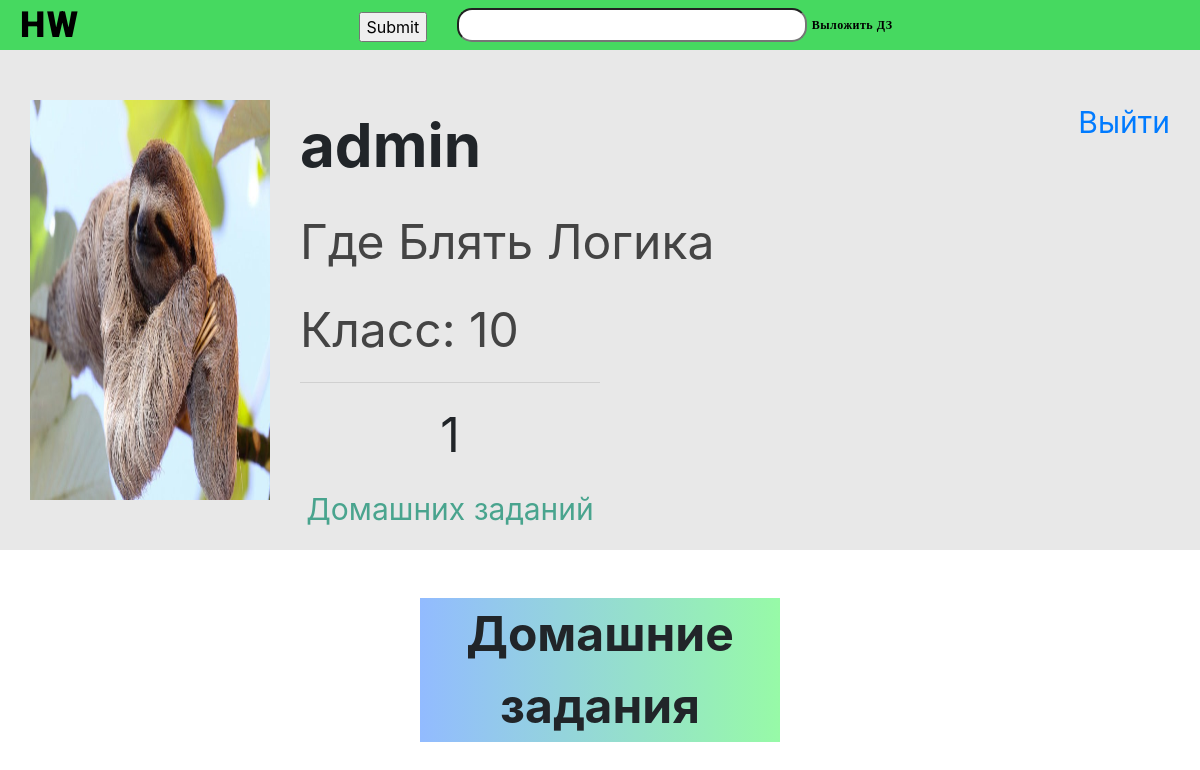
The app's page /id3 (signed in) with its own data.
### users/models.py (models this page shows, shortened)
class UserProfile(models.Model):
	user = models.OneToOneField(User, related_name='profile', on_delete=models.CASCADE)
	name = models.CharField(max_length=15, blank=True)
	surname = models.CharField(max_length=15, blank=True)
	grade = models.IntegerField(choices=create_grades(), default=1)
	photo = models.ImageField(upload_to=upload_location, default='users/default.jpg')

class User(AbstractBaseUser):
	username = models.CharField(max_length=20, unique=True)
	admin = models.BooleanField(default=False)
	staff = models.BooleanField(default=False)
	USERNAME_FIELD = 'username'
	REQUIRED_FIELDS = []
	objects = UserManager()

### users/views.py (the view)
# urls.py: path('id<int:id_>', views.profile, name='profile'),
@login_required
def profile(request, id_):
	user = User.objects.all().get(id__exact=id_)
	print(user.username)
	profile = user.profile
	homeworks = Homework.objects.all().publisher(user)
	context = {'user':request.user, 'page_user':user, 'profile':profile, 'homeworks':homeworks}
	return render(request, 'users/profile.html', context)

### homeworks/models.py (called while the page is built)
	def publisher(self, user):
		return self.filter(
			publisher__exact = user)

	def get_queryset(self):
		return HomeworkQuerySet(self.model, using=self._db)

### users/models.py (called while the page is built)
	def get_queryset(self):
		return UserQuerySet(self.model, using=self._db)

### users/templates/users/profile.html (shortened to what this page needs)
{% extends 'navbar.html' %}
{% load static %}
{% block link %}
	<link rel="stylesheet" href="{% static 'styles/style_profile.css' %}?version=4">
{% endblock %}
{% block content %}
	<div class="show_profile">
		<div class="profile_image">
			<img src="{{profile.photo.url}}" alt="Блять не загузилось!!!" height="420px" width="350px">
		</div>
		<div class="profile_info">
			<p style="font-size: 60px; font-weight: bold;">{{page_user.username}}</p>
			<p style="font-size: 48px; color: #444444;">
				{% if profile.name and profile.surname %}
				{{profile.name}} {{profile.surname}}
				{% endif %}
			</p>
			<p style="font-size: 48px; color: #444444;">
				{% if profile.grade %}
				Класс: {{profile.grade}}
				{% else %}
				Класс: *не указан*
				{% endif %}
			</p>
			<div class="profile_info_hwcounter">
				<hr width="100%" style="bottom: 0">
				<p style="font-size: 48px; float:top" align="center">{{homeworks.count}}</p>
				<p style="font-size: 30px; float:top; color:#49a48e" align="center">Домашних заданий</p>
			</div>
		</div>
		<div class="profile_logout">
			<a href="/accounts/logout" style="right: 10%; top: 0;font-size: 30px; position: absolute; text-decoration: none!important;">Выйти</a>
		</div>
	</div>
	<div class="profile_show_homework">
		<p align="center" style="font-size: 48px; background: rgb(1,0,255); background: linear-gradient(90deg, #92bbff 0%, #97faa7 100%); width: 30%; margin-right: auto; margin-left: auto; font-weight: bold;">Домашние задания</p>
	</div>
{% endblock %}

### static/styles/style_profile.css (style rules this page uses)
.show_profile { position: relative; width: 100%; height: 500px; background-color: #e8e8e8; margin-bottom: 3em; }
.profile_image { position: absolute; width: 25%; height: 500px; display: flex; align-items: center; justify-content: center; }
.profile_info { position: absolute; width: 50%; height: 80%; float: left; left: 25%; top: 10%; }
.profile_info_hwcounter { top: 50%; height: 50%; width: 50%; }
.profile_show_homework { height: 100%; }
.profile_logout { position: absolute; top: 10%; width: 25%; height: 80%; left: 75%; }
.profile_image img { width: 80%; height: 80%; }

### records on screen
UserProfile: photo (placeholder picture), name "Где Блять", surname "Логика", grade "10"
User: username "admin"

### other values on screen
{{ homeworks.count }} "1"
